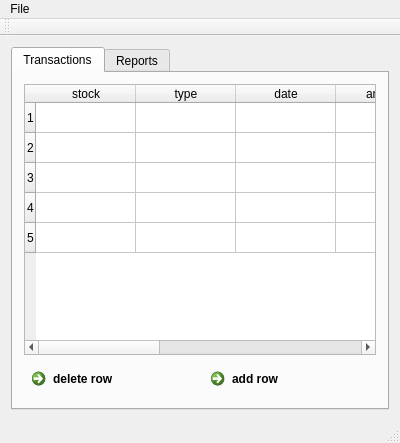
<?xml version="1.0" encoding="UTF-8"?>
<ui version="4.0">
 <class>MainWindow</class>
 <widget class="QMainWindow" name="MainWindow">
  <property name="geometry">
   <rect>
    <x>0</x>
    <y>0</y>
    <width>400</width>
    <height>443</height>
   </rect>
  </property>
  <property name="windowTitle">
   <string>BullWare</string>
  </property>
  <widget class="QWidget" name="centralWidget">
   <layout class="QGridLayout" name="gridLayout">
    <item row="0" column="0">
     <widget class="QTabWidget" name="tabWidget">
      <property name="currentIndex">
       <number>0</number>
      </property>
      <widget class="QWidget" name="tab">
       <attribute name="title">
        <string>Transactions</string>
       </attribute>
       <layout class="QGridLayout" name="gridLayout_2">
        <item row="0" column="0" colspan="2">
         <widget class="QTableWidget" name="tableWidget">
          <property name="rowCount">
           <number>5</number>
          </property>
          <row/>
          <row/>
          <row/>
          <row/>
          <row/>
          <column>
           <property name="text">
            <string>stock</string>
           </property>
          </column>
          <column>
           <property name="text">
            <string>type</string>
           </property>
           <property name="toolTip">
            <string extracomment="buy/sell/amount"/>
           </property>
          </column>
          <column>
           <property name="text">
            <string>date</string>
           </property>
          </column>
          <column>
           <property name="text">
            <string>amount</string>
           </property>
          </column>
          <column>
           <property name="text">
            <string>price</string>
           </property>
          </column>
          <column>
           <property name="text">
            <string>price currency</string>
           </property>
          </column>
          <column>
           <property name="text">
            <string>sum</string>
           </property>
          </column>
          <column>
           <property name="text">
            <string>sum currency</string>
           </property>
          </column>
         </widget>
        </item>
        <item row="1" column="0">
         <widget class="QCommandLinkButton" name="commandLinkButton">
          <property name="text">
           <string>delete row</string>
          </property>
         </widget>
        </item>
        <item row="1" column="1">
         <widget class="QCommandLinkButton" name="commandLinkButton_2">
          <property name="text">
           <string>add row</string>
          </property>
         </widget>
        </item>
       </layout>
      </widget>
      <widget class="QWidget" name="tab_2">
       <attribute name="title">
        <string>Reports</string>
       </attribute>
       <widget class="QComboBox" name="comboBox">
        <property name="geometry">
         <rect>
          <x>10</x>
          <y>10</y>
          <width>141</width>
          <height>23</height>
         </rect>
        </property>
        <item>
         <property name="text">
          <string>All Stocks</string>
         </property>
        </item>
       </widget>
       <widget class="QComboBox" name="comboBox_2">
        <property name="geometry">
         <rect>
          <x>160</x>
          <y>10</y>
          <width>131</width>
          <height>23</height>
         </rect>
        </property>
        <item>
         <property name="text">
          <string>buy/sell/everything</string>
         </property>
        </item>
        <item>
         <property name="text">
          <string>buy</string>
         </property>
        </item>
        <item>
         <property name="text">
          <string>sell</string>
         </property>
        </item>
       </widget>
       <widget class="QTableWidget" name="tableWidget_2">
        <property name="geometry">
         <rect>
          <x>10</x>
          <y>40</y>
          <width>361</width>
          <height>161</height>
         </rect>
        </property>
       </widget>
      </widget>
     </widget>
    </item>
   </layout>
  </widget>
  <widget class="QMenuBar" name="menuBar">
   <property name="geometry">
    <rect>
     <x>0</x>
     <y>0</y>
     <width>400</width>
     <height>20</height>
    </rect>
   </property>
   <widget class="QMenu" name="menuFile">
    <property name="title">
     <string>File</string>
    </property>
    <addaction name="actionImport_CSV_File"/>
    <addaction name="actionQuit"/>
   </widget>
   <addaction name="menuFile"/>
  </widget>
  <widget class="QToolBar" name="mainToolBar">
   <attribute name="toolBarArea">
    <enum>TopToolBarArea</enum>
   </attribute>
   <attribute name="toolBarBreak">
    <bool>false</bool>
   </attribute>
  </widget>
  <widget class="QStatusBar" name="statusBar"/>
  <action name="actionImport_CSV_File">
   <property name="text">
    <string>Import CSV File</string>
   </property>
  </action>
  <action name="actionQuit">
   <property name="text">
    <string>Quit</string>
   </property>
  </action>
 </widget>
 <layoutdefault spacing="6" margin="11"/>
 <resources/>
 <connections/>
</ui>
